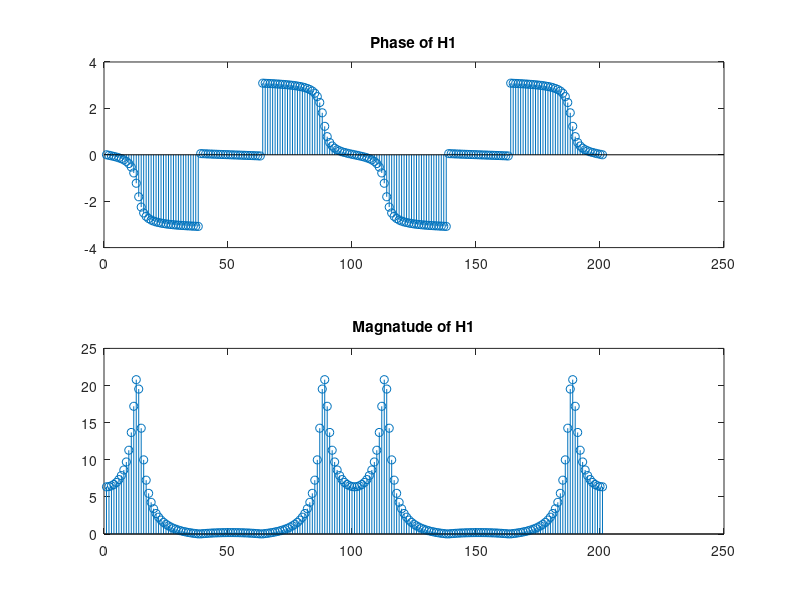
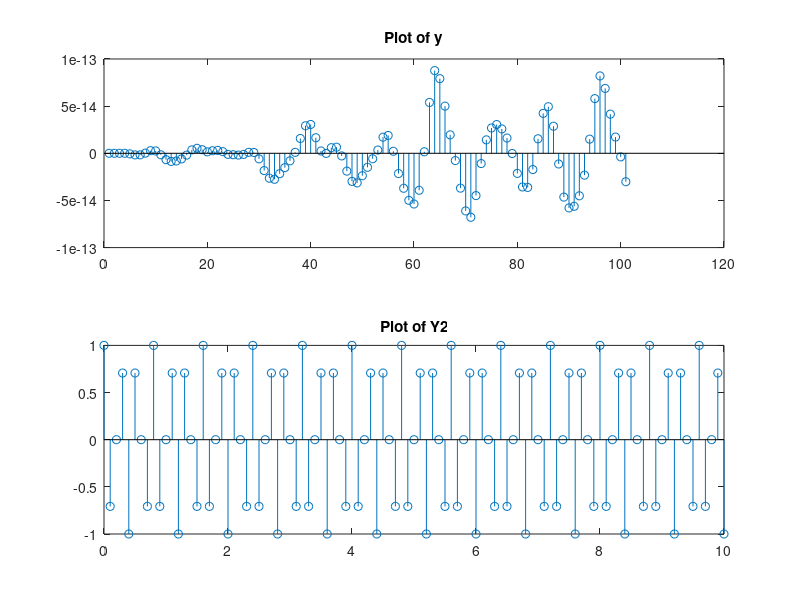

Here is the MATLAB script that generated these plots, in order:
%% Lab 4 Jesse Layman SID: 861135479            
% Professor: Yingbo Hua,         
% TA: Qiping Zhu,         
% EE110B-023 
%
%% Task 1 (problem 1 & 2)
% 

% 
% 
% 
% 
% <<1.png>>

% plot was used for the frequency response.
clear all
j = sqrt(-1);
f = -1:.01:1;
w = 2*pi*f;
%From hand calculations
Y1 = 1-2*cos(3*pi/4)*exp(-j*w)+exp(-2*j*w);
X1 = 1 - 1.8*cos(pi/4)*exp(-j*w)+0.81*exp(-2*j*w);
H1 = Y1./X1;
figure
subplot(2,1,1)
stem(angle(H1));
title('Phase of H1')
subplot(2,1,2)
stem(abs(H1));
title('Magnatude of H1')
%The angle of h ocilates over the x axis, the plot of the magnatude appears
%to be constant.

%% Problem 3
%
% <<2.png>>
%
n = 0:100;
for l = 1:101
   y(l) = 0;
end
x = cos(3*pi/4*(n+1));
for m = 3:100;
    y(m+1) = x(m+1)-2*cos(3*pi/4)*x(m+1-1)+x(m+1-2)+ ...
        1.8*cos(pi/4)*y(m+1-1)-0.81*y(m+1-2);
end
figure
subplot(2,1,1)
stem(y)
title('Plot of y')

%% Problem 4
%
% <<3.png>>
% 
Y2 = 0:100; 

for f = 0:100
     Y2(f+1) = cos(3*pi/4*f);
end
subplot(2,1,2)
stem(0:0.1:10,Y2)
title('Plot of Y2')
%This plot and the plot form problem 3 are identicle.
%% Problem 5
%
% <<4.png>>
%




